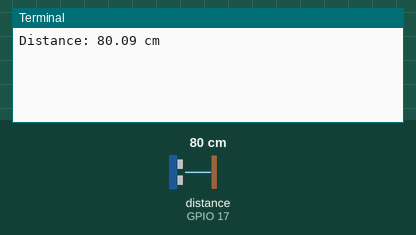
Recording of a program running on a simulated Raspberry Pi (BCM pin numbers). On the bench: the last lines printed to the terminal. The test bench sets the inputs (shaded band); at power-on: distance to the obstacle (sensor on GPIO 17) 80 cm. The echo pulse lasts 58.3 µs per cm; the clock reads 2024-03-15 10:24:30 at power-on unless the program sets it.

Above: at 1.2 s.
1.3 s: distance to the obstacle (sensor on GPIO 17) set to 2 cm
At 2.4 s:
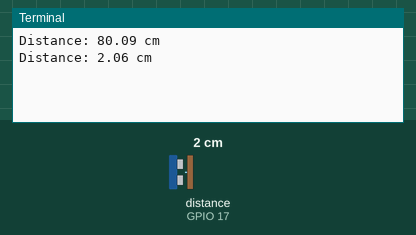
3.0 s: distance to the obstacle (sensor on GPIO 17) set to 4 cm
At 4.4 s:
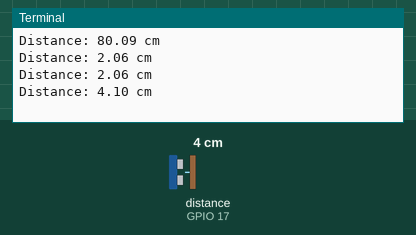
Timing chart, 0 to 6.0 s (numbered marks = the images above; inputs shaded):
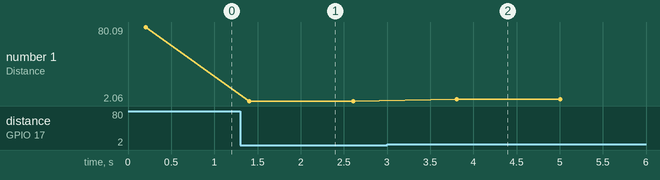

Measured:
- after the input at 1.3 s, the terminal: prints a new line after 0.11 s (image 1)
- after the input at 3.0 s, the terminal: prints a new line after 0.81 s (image 2)
- plotted number 1: 80.09 → 2.06 after the input at 1.3 s, 2.06 → 4.1 after the input at 3.0 s

The program:

ultraSonicSensors_copy_2.py
```python
import RPi.GPIO as GPIO
import time

# Define GPIO pins for the sensor
TRIG_PIN = 27  # GPIO18
ECHO_PIN = 17  # GPIO24

# Set the GPIO mode and set the pins as input/output
GPIO.setmode(GPIO.BCM)
GPIO.setup(TRIG_PIN, GPIO.OUT)
GPIO.setup(ECHO_PIN, GPIO.IN)

def measure_distance():
    # Set the trigger pin LOW initially
    GPIO.output(TRIG_PIN, False)
    time.sleep(0.2)  # Allow time for the sensor to settle

    # Send a 10us pulse on the trigger pin to trigger the sensor
    GPIO.output(TRIG_PIN, True)
    time.sleep(0.00001)
    GPIO.output(TRIG_PIN, False)

    # Wait for the echo pin to go high, and then start the timer
    while GPIO.input(ECHO_PIN) == 0:
        pulse_start = time.time()

    # Wait for the echo pin to go low, and then stop the timer
    while GPIO.input(ECHO_PIN) == 1:
        pulse_end = time.time()

    # Calculate the duration of the pulse and convert it to distance (cm)
    pulse_duration = pulse_end - pulse_start
    distance_cm = (pulse_duration * 34300) / 2  # Speed of sound is approximately 343 m/s

    return distance_cm

try:
    while True:
        distance = measure_distance()
        print(f"Distance: {distance:.2f} cm")
        time.sleep(1)  # Wait for 1 second between measurements

except KeyboardInterrupt:
    print("Measurement stopped by the user")
finally:
    GPIO.cleanup()  # Cleanup GPIO pins on exit
```
